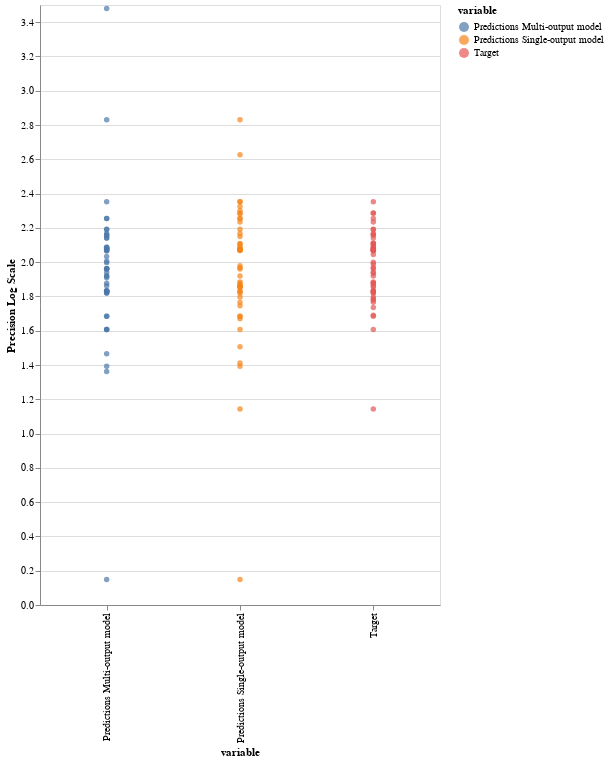

Write notebook code for a chart like this one.
### Code cell
alt.Chart(single_multi_precision_df_f_id_1_melted).mark_circle().encode(
    x='variable:O',
    y='Precision Log Scale:Q',
    color = 'variable'
).properties(
    width = 400,
    height = 600
)

### Figure 1 — Vega-Lite specification as saved in the notebook (floating-point values rounded to 4 significant figures; data arrays with more than 128 entries replaced by an {"elided": "..."} marker saying what was removed)
{"config": {"view": {"continuousWidth": 400, "continuousHeight": 300}}, "data": {"name": "data-407be4d5e64eb2ae442f1553f56900d8"}, "mark": "circle", "encoding": {"color": {"type": "nominal", "field": "variable"}, "x": {"type": "ordinal", "field": "variable"}, "y": {"type": "quantitative", "field": "Precision Log Scale"}}, "height": 600, "width": 400, "$schema": "https://vega.github.io/schema/vega-lite/v4.8.1.json", "datasets": {"data-407be4d5e64eb2ae442f1553f56900d8": {"elided": "150 records"}}}
